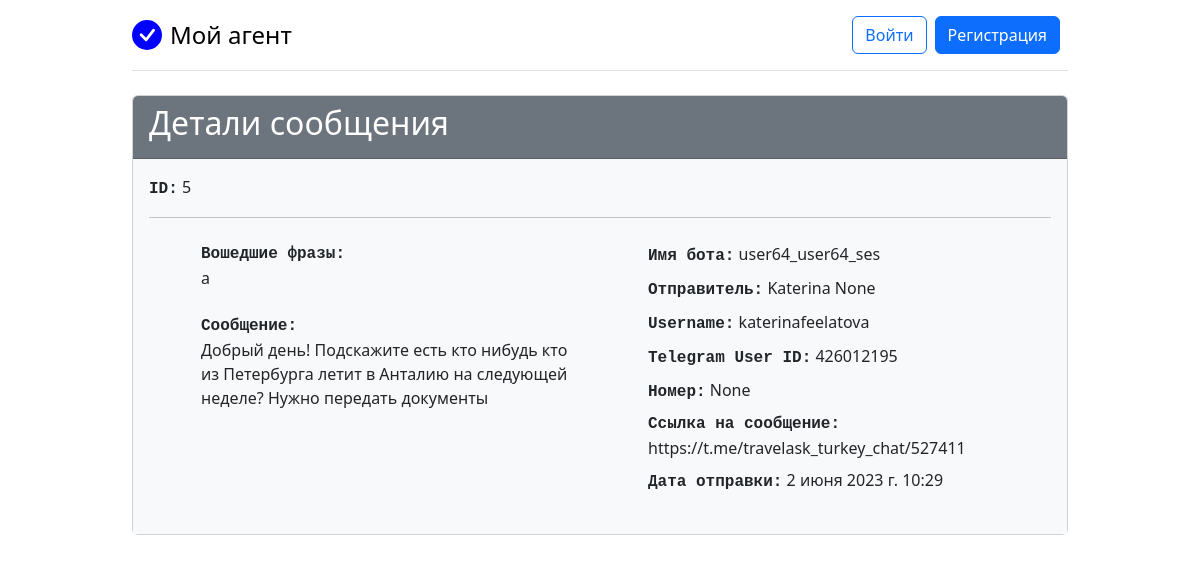
The app's page /tgparser/msg_detail/5/ with its own data.
### web_app/tgparser/models.py (models this page shows, shortened)
class ChatMessage(models.Model):
    phrase = models.CharField(max_length=200)
    message = models.TextField()
    url_message = models.CharField(max_length=200)
    first_name = models.CharField(max_length=120, null=True)
    last_name = models.CharField(max_length=120, null=True)
    tg_user_id = models.IntegerField()
    username = models.CharField(max_length=100, null=True)
    phone = models.CharField(max_length=100, null=True)
    session = models.CharField(max_length=40)
    created_at = models.DateTimeField()
    class Meta:
        verbose_name = 'Сообщение из чата'
        verbose_name_plural = 'Сообщения из чатов'

### web_app/tgparser/views.py (the view)
# urls.py: path('msg_detail/<int:msg_id>/', views.msg_detail, name='msg_detail'),
def msg_detail(request, msg_id):
    message = ChatMessage.objects.get(pk=msg_id)
    context = {'message': message, 'title': 'Детали сообщения'}
    return render(request, 'msg/msg_detail.html', context)

### templates/msg/msg_detail.html
{% extends 'base.html' %}
{% block content %}
<div class="card">
    <div class="card-header bg-secondary text-white">
      <h2>Детали сообщения</h2>
    </div>
    <div class="card-body bg-light">
      <p><b class="font-monospace">ID:</b> {{ message.pk }}</p>
      <hr>
      <div class="container">
        <div class="row p-1">
          <div class="col">
            <ul>
              <li class="list-group-item p-1"><b class="font-monospace">Вошедшие фразы:</b>
                <p>{{ message.phrase }}</p>
              </li>
              <li class="list-group-item p-1"><b class="font-monospace">Сообщение:</b>
                <p>{{ message.message }}</p>
              </li>
            </ul>
          </div>
          <div class="col">
            <ul>
              <li class="list-group-item p-1"><b class="font-monospace">Имя бота:</b> {{ message.session }}</li>
              <li class="list-group-item p-1"><b class="font-monospace">Отправитель:</b> {{ message.first_name }} {{message.last_name}}</li>
              <li class="list-group-item p-1"><b class="font-monospace">Username:</b> {{ message.username }}</li>
              <li class="list-group-item p-1"><b class="font-monospace">Telegram User ID:</b> {{ message.tg_user_id }}</li>
              <li class="list-group-item p-1"><b class="font-monospace">Номер:</b> {{ message.phone }}</li>
              <li class="list-group-item p-1"><b class="font-monospace">Ссылка на сообщение:</b> {{ message.url_message }}</li>
              <li class="list-group-item p-1"><b class="font-monospace">Дата отправки:</b> {{ message.created_at }}</li>
            </ul>
          </div>
        </div>
      </div>
    </div>
</div>
{% endblock %}

### static/pricing.css (style rules this page uses)
body { background-image: linear-gradient(180deg, var(--bs-body-secondary-bg), var(--bs-body-bg) 100px, var(--bs-body-bg)); }
.container { max-width: 960px; }

### records on screen
ChatMessage: pk "5", phrase "а", message "Добрый день! Подскажите есть кто нибудь кто из Петербурга летит в Анталию на следующей неделе? Нужно передать документы", session "user64_user64_ses", first_name "Katerina", last_name "None", username "katerinafeelatova", tg_user_id "426012195", phone "None", url_message "https://t.me/travelask_turkey_chat/527411", created_at "2 июня 2023 г. 10:29"
